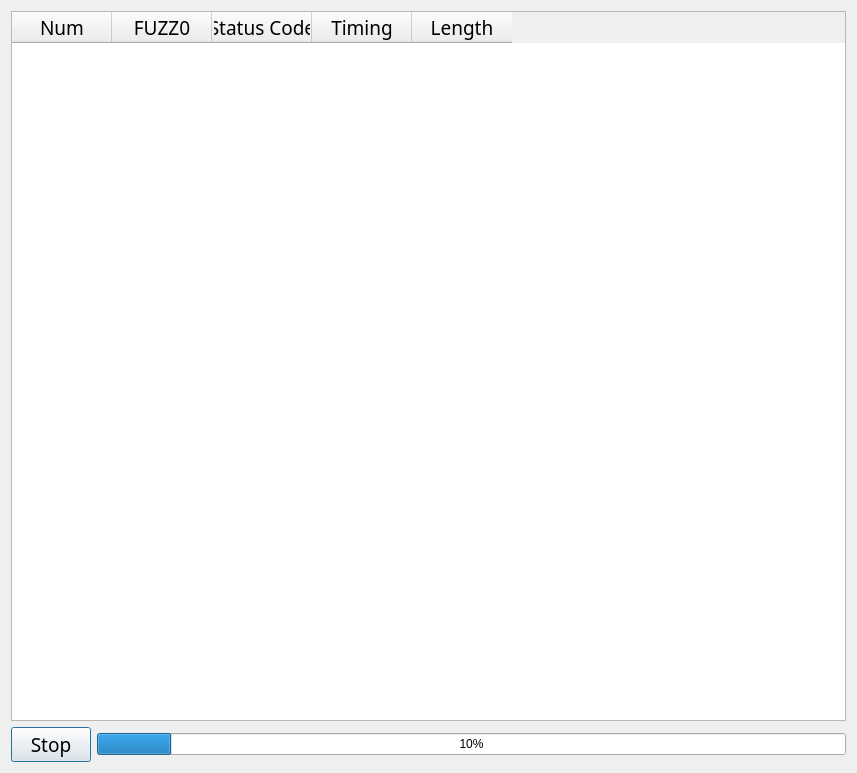
<?xml version="1.0" encoding="UTF-8"?>
<ui version="4.0">
 <class>Dialog</class>
 <widget class="QDialog" name="Dialog">
  <property name="geometry">
   <rect>
    <x>0</x>
    <y>0</y>
    <width>857</width>
    <height>773</height>
   </rect>
  </property>
  <property name="windowTitle">
   <string>Attack Results</string>
  </property>
  <layout class="QGridLayout" name="gridLayout">
   <item row="0" column="0">
    <layout class="QVBoxLayout" name="verticalLayout">
     <item>
      <widget class="QTableWidget" name="attack_results_table">
       <property name="font">
        <font>
         <family>Among Us</family>
         <pointsize>12</pointsize>
        </font>
       </property>
       <property name="editTriggers">
        <set>QAbstractItemView::NoEditTriggers</set>
       </property>
       <property name="sortingEnabled">
        <bool>false</bool>
       </property>
       <attribute name="horizontalHeaderShowSortIndicator" stdset="0">
        <bool>true</bool>
       </attribute>
       <attribute name="verticalHeaderVisible">
        <bool>false</bool>
       </attribute>
       <attribute name="verticalHeaderHighlightSections">
        <bool>false</bool>
       </attribute>
       <column>
        <property name="text">
         <string>Num</string>
        </property>
        <property name="font">
         <font>
          <family>Among Us</family>
          <pointsize>14</pointsize>
         </font>
        </property>
       </column>
       <column>
        <property name="text">
         <string>FUZZ0</string>
        </property>
        <property name="font">
         <font>
          <family>Among Us</family>
          <pointsize>14</pointsize>
         </font>
        </property>
       </column>
       <column>
        <property name="text">
         <string>Status Code</string>
        </property>
        <property name="font">
         <font>
          <family>Among Us</family>
          <pointsize>14</pointsize>
         </font>
        </property>
       </column>
       <column>
        <property name="text">
         <string>Timing</string>
        </property>
        <property name="font">
         <font>
          <pointsize>14</pointsize>
         </font>
        </property>
       </column>
       <column>
        <property name="text">
         <string>Length</string>
        </property>
        <property name="font">
         <font>
          <pointsize>14</pointsize>
         </font>
        </property>
       </column>
      </widget>
     </item>
    </layout>
   </item>
   <item row="2" column="0">
    <layout class="QHBoxLayout" name="horizontalLayout">
     <item>
      <widget class="QPushButton" name="stop_btn">
       <property name="enabled">
        <bool>true</bool>
       </property>
       <property name="font">
        <font>
         <family>Among Us</family>
         <pointsize>14</pointsize>
        </font>
       </property>
       <property name="text">
        <string>Stop</string>
       </property>
       <property name="checkable">
        <bool>false</bool>
       </property>
      </widget>
     </item>
     <item>
      <widget class="QProgressBar" name="progress_bar">
       <property name="enabled">
        <bool>true</bool>
       </property>
       <property name="value">
        <number>10</number>
       </property>
       <property name="textVisible">
        <bool>true</bool>
       </property>
       <property name="invertedAppearance">
        <bool>false</bool>
       </property>
      </widget>
     </item>
    </layout>
   </item>
  </layout>
 </widget>
 <resources/>
 <connections/>
</ui>
